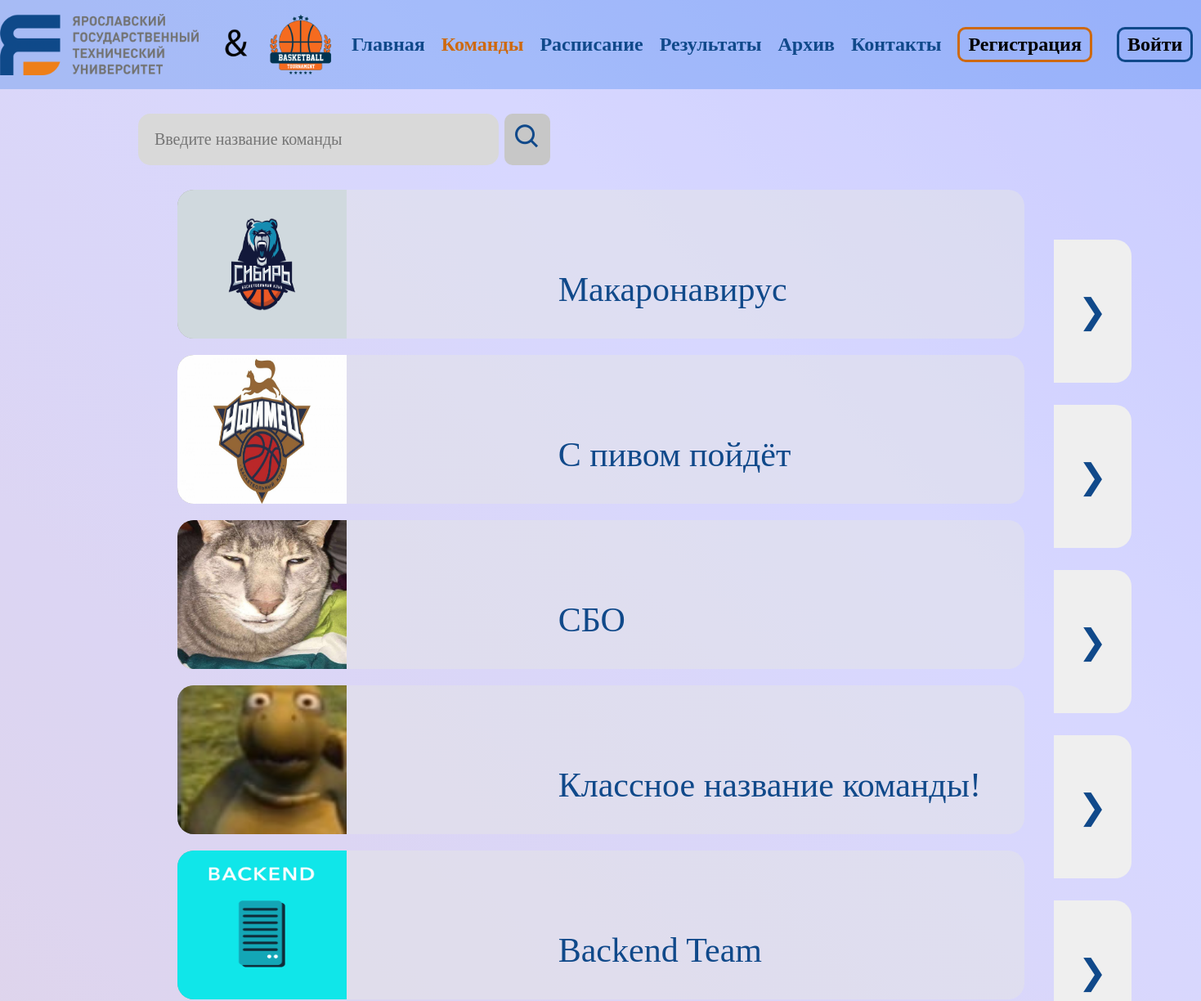
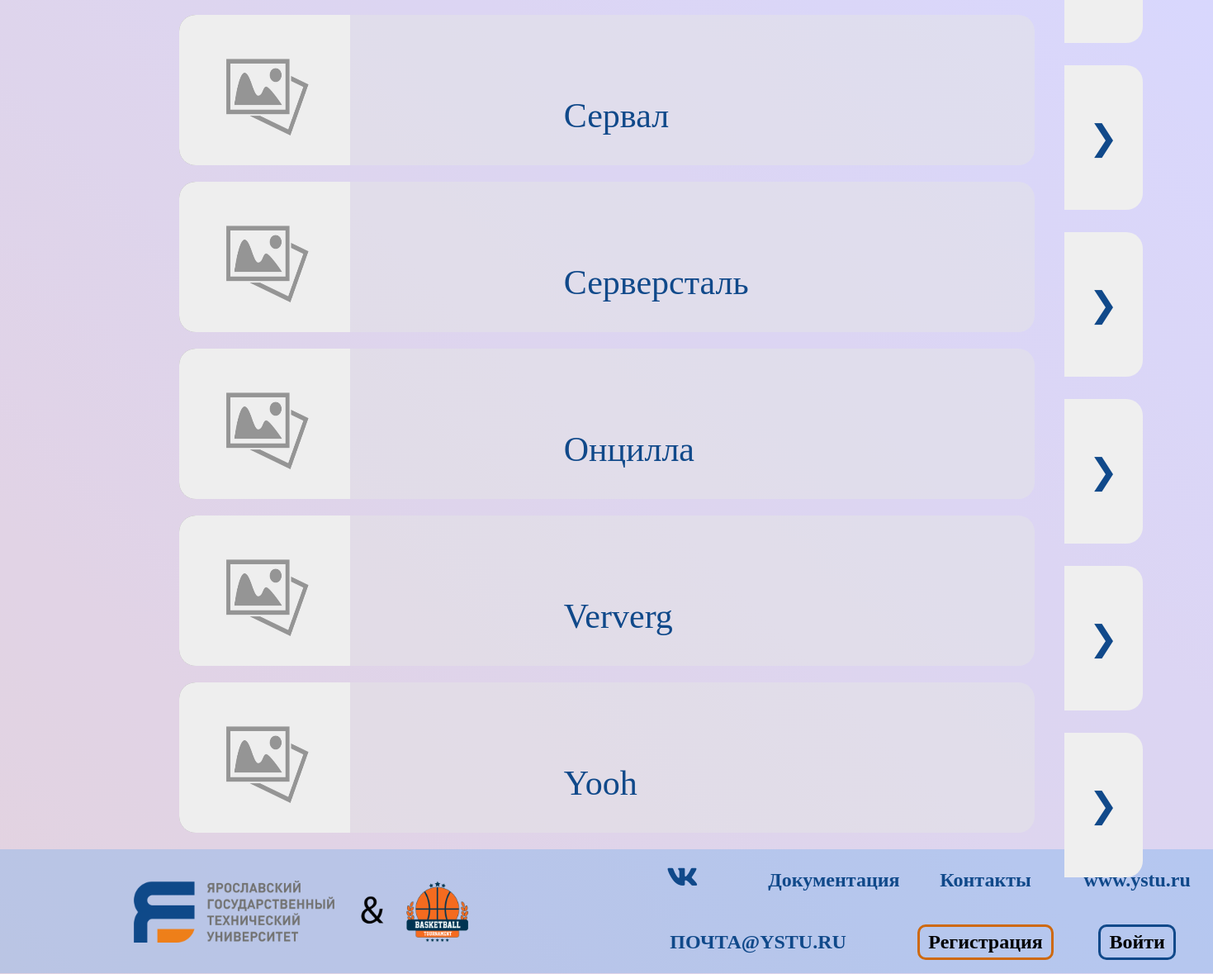
Screenshot of /teams/ with the database file from the repository (2 pictures, top to bottom).
### Teams/models.py (models this page shows, shortened)
class Team(models.Model):
    name = models.CharField(verbose_name="Название команды", max_length=120, unique=True)

class TeamStatistic(models.Model):
    team = models.ForeignKey(Team, on_delete=models.CASCADE)
    logo = models.ImageField(verbose_name="Логотип команды", upload_to='teams/logos/', blank=True)
    rating = models.IntegerField(verbose_name = "Рейтинг команды", default=0, blank=True)
    played_games = models.IntegerField(verbose_name="Сыграно игр", default=0, blank=True)
    wins = models.IntegerField(verbose_name="Победы", default=0, blank=True)
    draws = models.IntegerField(verbose_name="Ничьи", default=0, blank=True)
    losses = models.IntegerField(verbose_name="Поражения", default=0, blank=True)
    @property
    def get_logo(self):
        if not self.logo:
            return 'media/images/placeholder.png'
        return self.logo.url

### Teams/views.py (the view)
# urls.py: path('teams/', include('Teams.urls')),
def teams(request):
    teams = Team.objects.all()
    query = request.GET.get('search')
    if query:
        teams = teams.filter(name__icontains=query)
    return render(request, 'teams.html', {'teams': teams, 'query': query})

### templates/teams.html (shortened to what this page needs)
{%extends 'layout.html'%}
{% load static %}
{%block style%}<link rel="stylesheet" href="{% static 'css/teams.css' %}">{%endblock style%}
-->{%block content%}
    <main class="main">
        <form action="" method="get" class="search_field">
            <input type="search" name="search" placeholder="Введите название команды">
            <button type="submit" class="search_btn">
                <i class='bx bx-search'></i>
            </button>
        </form>
        <section class="comand_list">
            {% for team in teams %}
            <div class="comand_card">
                {% if team.teamstatistic_set.first.logo %}
                <img class="comand_card-photo" src="{{ team.teamstatistic_set.first.get_logo }}">
                {% else %}
                <img class="comand_card-photo" src="{% static 'content/images/noimg.jpg' %}">
                {% endif %}
                <p class="comand_card-name">{{ team.name }}</p>
                <a href="{% url 'Teams:team-detail' team.id %}" class="comand_card-link">❯</a>
            </div>
            {% empty %}
            <h2>Команды не найдены</h2>
            {% endfor %}
        </section>
{%endblock content%}

### static/css/main.css (style rules this page uses)
html, body { margin: 0; padding: 0; }
* { box-sizing: border-box; }
body { background: rgb(255,171,94); background: linear-gradient(45deg, rgba(255,171,94,1) 0%, rgba(198,198,255,1) 65%, rgba(91,108,255,1) 100%); background-size: 400% 400%; animation: gradient 10s ease infinite; }

### static/css/teams.css (style rules this page uses)
main { position: relative; padding-top: 20px; padding-bottom: 1px; min-height: 670px; background-color: rgba(255, 255, 255, 0.3); }
.search_field input { width: 30%; padding: 20px; margin: 10px 0 10px 11.5%; border-radius: 15px; border: none; background-color: #d9d9d9; font-size: 20px; font-family: "DIN Pro Bold"; }
.search_btn { position: absolute; color: #10498a; border-radius: 10px; background-color: #c7c7c7; margin: 10px 0 0 0.5%; padding: 10px; cursor: pointer; border: none; font-size: 36px; font-weight: 700; }
.comand_card { width: calc(100% - 433px); height: 182px; background-color: rgba(229, 229, 229, 0.5); border-radius: 20px; margin: 20px auto 20px auto; }
.comand_card-photo { background-color: #9e9e9e; border-radius: 20px 0 0 20px; width: 20%; height: 100%; }
.comand_card-name { color: #10498A; font-family: "DIN Pro Bold"; font-size: 42px; margin: -8.5% 0 0 45%; }
.comand_card-link { color: #10498A; font-family: "DIN Pro Bold"; font-size: 42px; border-radius: 0 20px 20px 0; display: inline-block; padding: 63px 30px; position: absolute; margin: -5.8% 0 0 73%; cursor: pointer; background-color: #efefef; text-decoration: none; }

### rows the page displays
Team: teamstatistic_set.first.get_logo (picture), name "Макаронавирус"
Team: teamstatistic_set.first.get_logo (picture), name "С пивом пойдёт"
Team: teamstatistic_set.first.get_logo (picture), name "СБО"
Team: teamstatistic_set.first.get_logo (picture), name "Классное название команды!"
Team: teamstatistic_set.first.get_logo (picture), name "Backend Team"
Team: name "Сервал"
Team: name "Серверсталь"
Team: name "Онцилла"
Team: name "Ververg"
Team: name "Yooh"
